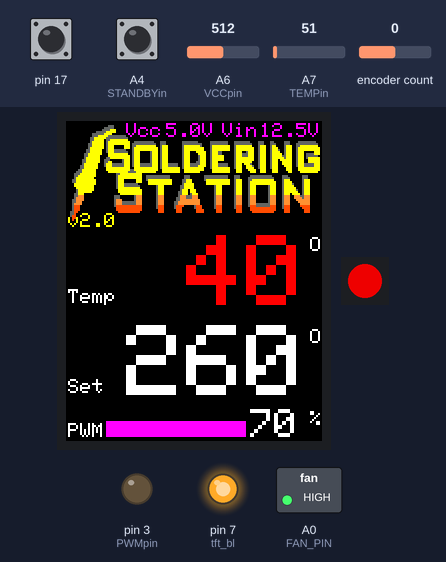
The sketch below on a simulated Arduino Pro Mini, built with avr-gcc and run on an emulated ATmega328P. On the bench: 128×160 colour display, 1 RGB LEDs in strip order, left to right, switched loads named in the sketch (green lamp = pin HIGH), output pins drawn as LEDs (lit = HIGH). Dashed ring = blinking. The test bench sets the inputs (shaded band); at power-on: A4 (STANDBYin) HIGH, pin 17 HIGH, encoder count 0, A7 (TEMPin) = 51, A6 (VCCpin) = 512. Dim RGB values are drawn brighter than linear; EEPROM starts erased; pins used as bus, display or sensor lines are not drawn.

Above: at 3.5 s.
3.6 s: A4 (STANDBYin) pulled LOW for 3.2 s
At 4.0 s:
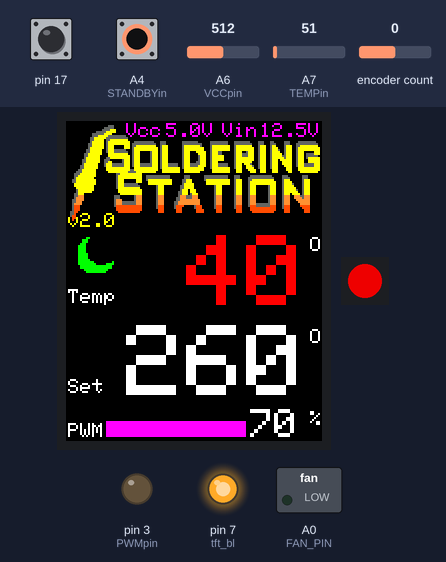
8.3 s: pin 17 pulled LOW for 0.15 s
9.0 s: pin 17 pulled LOW for 3.2 s
At 10.31 s:
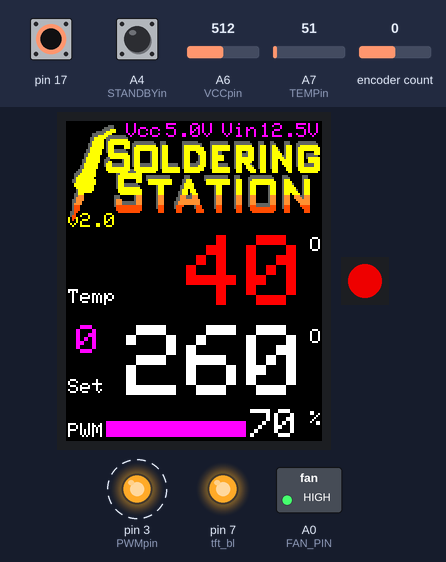
12.8 s: A4 (STANDBYin) pulled LOW for 0.15 s
At 13.9 s:
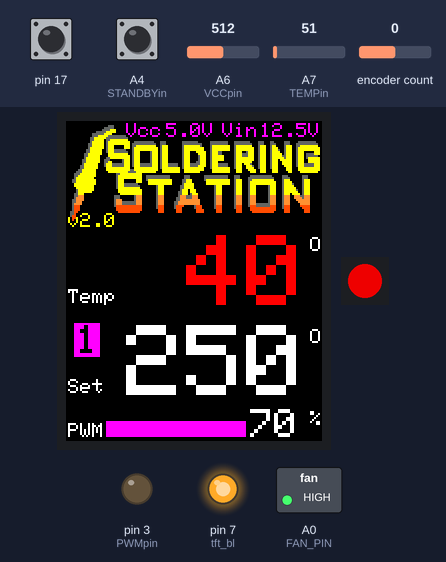
14.4 s: encoder count set to -1
At 15.4 s:
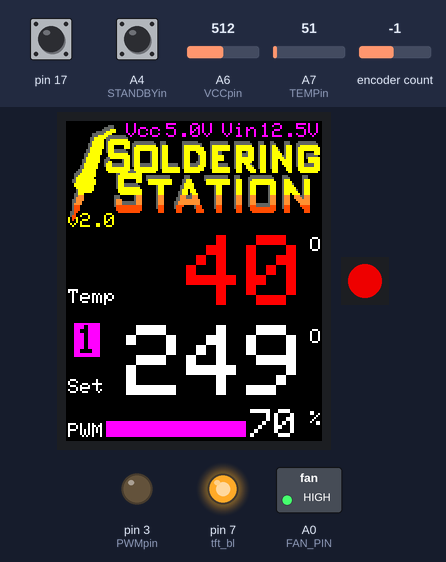
15.9 s: A7 (TEMPin) set to 47
At 16.9 s:
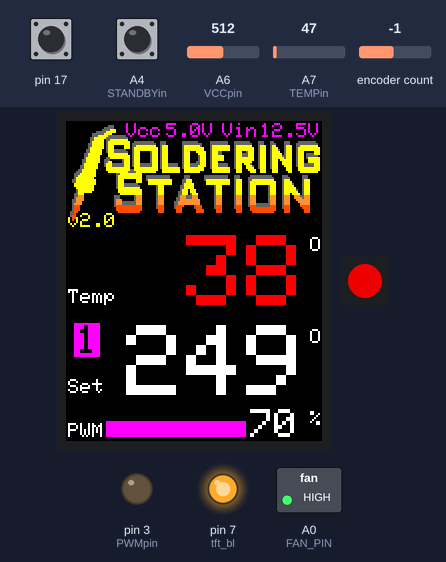
Timing chart, 0 to 18.4 s (numbered marks = the images above; inputs shaded):
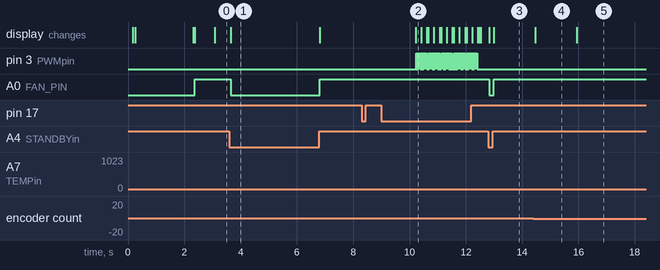

The sketch:

SolderStation.ino
```cpp
//*******************************//
// Soldering Station
// https://github.com/jlegen/Solderstation
// based on work from Matthias Wagner
// https://debugginglab.wordpress.com/2014/10/30/soldering-station/
// Modified by jleg99@gmail.com:
// - code cleanup
// - new shutdown mode
// - proper LED and Fan support
// - measure Vcc and Vin
//*******************************//

// tested on Arduino Pro mini with standard boot loader
// external libraries used are all available by using the IDE library mananger:
// TimerOne, ClickEncoder, FastLED, Adafruit_GFX, Adafruit_ST7735

// more Ideas:
// - replace pot by rotary encoder
// - enter menu with long click: show 3-4 temp. presets, shutdown temp, shutdown time
// - select presets with short lick (with little timeout/delay for skipping presets)
// - replace logo(s) (2-3 blue boxes on black with white text?) PCB-Background? + simpler tip in main screen?

// D12: Standby=0V, 5V = normal

//#define __PROG_TYPES_COMPAT__
#include <SPI.h>
#include <EEPROM.h>
#include <ClickEncoder.h>
#include <TimerOne.h>
#include <Adafruit_GFX.h>    // Core graphics library
#include <Adafruit_ST7735.h> // Hardware-specific library

#include "icons.h"
#include "stationLOGO.h"
#define ST7735_GREY 0x632C
#define BARCOLOR ST7735_MAGENTA
#define BARHEIGHT 8
#define BACKGROUND ST7735_BLACK

// experimenting with other display sizes
#define PIXELS_X 128
#define PIXELS_Y 160
#define SCALE_X (PIXELS_X/128)
#define SCALE_Y (PIXELS_Y/160)

#define VERSION "2.0"

// comment in/out to (de)activate
//#define DEBUG
#define INTRO
#define HAVE_LED  // control a WS2812 RGB LED
#define HAVE_FAN  // fan connected to FAN_PIN
#define HAVE_VOLT // also measure Vin - needs voltage divider: Vin <-22k-> VCCpin <-5.6k-> GND (max. 25V with this config)

//
// Pin assignments
//

//#define sclk  13 // Don't change
//#define mosi  11 // Don't change

#ifdef HAVE_LED
 #include <FastLED.h>
 #define NUM_LEDS 1
 #define LED_PIN 6    // Pin of WS2812
 #define BRIGHTNESS 200
 CRGB leds[NUM_LEDS];
#endif

#ifdef HAVE_FAN
 #define FAN_PIN A0   // Pin of fume fan
#endif

#ifdef HAVE_VOLT
 #define VCCpin A6  //Voltage divider pin for Vin
// volatile double v_in;
 double v_in = 0.0;
#endif

#define tft_bl   7  // TFT Backlight
#define tft_dc   9
#define tft_cs  10
#define tft_rst 12	// use 0 when unused (or wired to Arduino RST)

#define STANDBYin A4  // connect to tip stand
#define POTI   	A5
#define TEMPin 	A7
#define PWMpin 	3

#define CNTRL_GAIN      10 // default is 10
#define DELAY_MAIN_LOOP 0 // default is 10
#define DELAY_MEASURE 	50 // default is 50
#define ADC_TO_TEMP_GAIN 	0.53 // mit original Weller Station verglichen
#define ADC_TO_TEMP_OFFSET 13.0
//#define STANDBY_TEMP	  150  // decrease to this temp. when tip is in stand
//#define SHUTDOWN_TIME 300000 // set temp to 0 after these ms in stand
#define READ_INTVAL     1000 // intervall to measure voltages
#define EEPROM_ADDR 10  // start address for avr eeprom

#define OVER_SHOT 			2
#define MAX_PWM_LOW			180
#define MAX_PWM_HI			210		//254
#define MAX_TEMP				400		//400Grad C

#define r_button 17                //rotary encoder pushbutton, PB1
#define r_pha 16                   //rotary encoder phase A, PB2
#define r_phb 15                   //rotary encoder phase B, PB3

#define PWM_DIV 1024						//default: 64   31250/64 = 2ms

Adafruit_ST7735 tft = Adafruit_ST7735(tft_cs, tft_dc, tft_rst);
ClickEncoder Encoder(r_pha, r_phb, r_button, 1); // 2,3,4 = clicks per step (notches)


// state machine: modes
#define OP_NORMAL 0
#define OP_STANDBY 1
#define OP_SHUTDOWN 2

int op_state = -1;

int pwm = 0;             // pwm Out Val 0.. 255
int soll_temp = 260;
int LastPercent = 0;
unsigned long StbyMillis = 0;
unsigned long CurMillis;
unsigned long PrevMillis = 0;
bool is_error = false;
double vcc = 0.0;
int16_t encMovement;
int16_t encAbsolute;
//int16_t encLastAbsolute = -1;
namespace State {
  typedef enum SystemMode_e {
    None      = 0,
    Default   = (1<<0),
    Settings  = (1<<1),
    Edit      = (1<<2)
  } SystemMode;
};

uint8_t systemState = State::Default;
uint8_t previousSystemState = State::None;
//bool updateMenu = false;

// define parameter's index
#define STARTTEMP 0
#define STANDBYTEMP 5
#define SHUTDOWNTIME 4
uint16_t params[6] = {260, 250, 300, 350, 5, 150};
#define MAX_PRESETS 3 // how many temp. presets to store
uint8_t act_preset = 0;

void timerIsr()
{
  Encoder.service();
}

void access_eeprom(bool do_write = false) {
int i;
uint16_t eeadr = EEPROM_ADDR;
int len = sizeof(params) / sizeof(int16_t);
 for (i=0; i<len; i++) {
   if (do_write) {
    EEPROM.put(eeadr, params[i]);
   } else {
    EEPROM.get(eeadr, params[i]);
   }
   eeadr += sizeof(int16_t);
 }
}


void setup(void) {

#ifdef HAVE_LED
  FastLED.addLeds<WS2812B, LED_PIN, GRB>(leds, NUM_LEDS);
  FastLED.setBrightness(BRIGHTNESS);
  fill_solid( leds, NUM_LEDS, CRGB::White );
#endif

#ifdef HAVE_FAN
  pinMode(FAN_PIN, OUTPUT);
  digitalWrite(FAN_PIN, LOW);
#endif

  pinMode(tft_rst,OUTPUT);
  digitalWrite(tft_rst, HIGH);

  pinMode(tft_bl, OUTPUT);
  digitalWrite(tft_bl, LOW);

  pinMode(STANDBYin, INPUT_PULLUP);

  pinMode(PWMpin, OUTPUT);
  digitalWrite(PWMpin, LOW);
  setPwmFrequency(PWMpin, PWM_DIV);
  digitalWrite(PWMpin, LOW);

  SPI.setClockDivider(SPI_CLOCK_DIV2);  // 8MHz

  Timer1.initialize(1000);
  Timer1.attachInterrupt(timerIsr);
  Encoder.setAccelerationEnabled(true);

  tft.initR(INITR_BLACKTAB);
  tft.setRotation(0);	// 0 - Portrait, 1 - Landscape
  tft.setTextWrap(false);

#ifdef INTRO
  tft.fillScreen(ST7735_GREEN);
  tft.drawBitmap(0,0,splash,128,149,BACKGROUND);
  tft.fillRect(0,149,128,11,BACKGROUND); // image lacks some y width...
  tft.setTextSize(1);
  tft.setTextColor(ST7735_YELLOW);
  tft.setCursor(40,50);
  tft.print("AVR");
  tft.setCursor(40,60);
  tft.print("Soldering");
  tft.setCursor(40,70);
  tft.print("Station");
  tft.setCursor(40,80);
  tft.print("V");
  tft.print(VERSION);

  //Backlight on
  digitalWrite(tft_bl, HIGH);

  ClickEncoder::Button b = Encoder.getButton(); // check button on startup - force write defaults to eeprom
  uint16_t eetest;
  EEPROM.get(EEPROM_ADDR, eetest);
  access_eeprom(eetest < 10 || eetest > 400 || (b != ClickEncoder::Open)); // read conf from eeprom, or write defaults

#ifdef DEBUG
  Serial.begin(56700);
  Serial.print(F("SolderStation V "));
  Serial.println(VERSION);
  Serial.print(F("EEProm Standby Temp.: "));
  Serial.println(params[STANDBYTEMP]);
  Serial.print(F("EEProm Shutdown Time: "));
  Serial.println(params[SHUTDOWNTIME]);
  Serial.print(F("EEProm Prog Temp 1: "));
  Serial.println(params[1]);
  Serial.print(F("EEProm Prog Temp 2: "));
  Serial.println(params[2]);
  Serial.print(F("EEProm Prog Temp 3: "));
  Serial.println(params[3]);
  Serial.print(F("Display scale factor X: "));
  Serial.println(SCALE_X);
  Serial.print(F("Display scale factor Y: "));
  Serial.println(SCALE_Y);
 #ifdef HAVE_LED
   Serial.print(F("WS2812 LED activated Pin: "));
   Serial.println(LED_PIN);
 #endif
 #ifdef HAVE_FAN
   Serial.print(F("FAN activated Pin: "));
   Serial.println(FAN_PIN);
 #endif
#endif

	delay(2000);
#endif

  //Print station Logo
  tft.fillScreen(BACKGROUND);
  tft.drawBitmap(2,1,stationLOGO1,124,47,ST7735_GREY);
  tft.drawBitmap(3,3,stationLOGO1,124,47,ST7735_YELLOW);
  tft.drawBitmap(3,3,stationLOGO2,124,47,tft.Color565(254,147,52));
  tft.drawBitmap(3,3,stationLOGO3,124,47,tft.Color565(255,78,0));

#ifndef INTRO
  //Backlight on
  digitalWrite(tft_bl, HIGH);
#endif

  tft.setTextSize(1);
  tft.setTextColor(ST7735_YELLOW);
  tft.setCursor(1,46);
  tft.print("v");
  tft.print(VERSION);

  tft.setTextColor(ST7735_WHITE);

  tft.setCursor(1,84);
  tft.print("Temp");

  tft.setCursor(1,129);
  tft.print("Set");

  tft.setCursor(1,151);
  tft.print("PWM");

  tft.setCursor(122,58);
  tft.print("O");
  tft.setCursor(122,104);
  tft.print("O");
  tft.setCursor(122,145);
  tft.print("%");
}

void loop() {
int soll_temp_tmp;

  CurMillis = millis();

  // handle encoder
  encMovement = Encoder.getValue();
  if (encMovement) {
    encAbsolute += encMovement;
    switch (systemState) {
      case State::Settings:
        break;

      // scroll through data to show
      case State::Default:
       if ((encMovement > 0 && soll_temp < MAX_TEMP) || (encMovement < 0 && soll_temp >  0)) soll_temp += encMovement;
       if (soll_temp < 0) soll_temp = 0;
       if (soll_temp > MAX_TEMP) soll_temp = MAX_TEMP;
      break;
    }
  }

  // handle button
  switch (Encoder.getButton()) {
    case ClickEncoder::Clicked:
      switch (systemState) {
        case State::Settings:
          break;

        // exit show data mode
        case State::Default:
          if (act_preset < MAX_PRESETS) {
            act_preset++;
          } else {
            act_preset = 0; // 0 = start/default preset
          }
          soll_temp = params[act_preset];
          tft_show_preset(act_preset, false);
          break;

        // save value
        case State::Edit:
          break;
      }
      break;

    case ClickEncoder::DoubleClicked:
      break;

    case ClickEncoder::Held:
      params[act_preset] = soll_temp;
      tft_show_preset(act_preset, true);
      break;
  }


  int actual_temperature = getTemperature();

  if (digitalRead(STANDBYin) == true) { // tip not in stand
    if (op_state != OP_NORMAL) {
      op_state = OP_NORMAL;
      #ifdef HAVE_FAN
        digitalWrite(FAN_PIN, true);
         #ifdef DEBUG
            Serial.println(F("FAN switched on."));
         #endif
      #endif
      tft.fillRect(5, 57 , 20, 22, BACKGROUND); // erase icon
    }
  } else {   // tip in stand
    if (op_state == OP_NORMAL || op_state == -1) {
     op_state = OP_STANDBY;
     #ifdef HAVE_FAN
        digitalWrite(FAN_PIN, false);
        #ifdef DEBUG
           Serial.println(F("FAN switched off."));
        #endif
     #endif
     StbyMillis = CurMillis; //start timer
     tft.drawBitmap(5,57,sb_icon,20,20,ST7735_GREEN);
    } else if (op_state == OP_STANDBY && ((CurMillis - StbyMillis) >= (params[SHUTDOWNTIME] * 60L * 1000L))) {
     op_state = OP_SHUTDOWN;
     tft.fillRect(5, 57 , 20, 22, BACKGROUND);
     tft.drawBitmap(5,57,shut_icon,20,22,ST7735_BLUE);
    }
  }

  switch (op_state) {
    case OP_NORMAL:
      soll_temp_tmp = soll_temp;
    break;
    case OP_STANDBY:
      soll_temp_tmp = soll_temp >= params[STANDBYTEMP] ? params[STANDBYTEMP] : soll_temp;
    break;
    case OP_SHUTDOWN:
      soll_temp_tmp = 0;
    break;
  }

#ifdef DEBUG
  Serial.print(F("Status:    "));
  Serial.println(op_state);
  Serial.print(F("Encoder:   "));
  Serial.println(encAbsolute);
  Serial.print(F("Temp Soll: "));
  Serial.println(soll_temp);
  Serial.print(F("Temp Akt.: "));
  Serial.println(actual_temperature);
  Serial.print(F("soll_tmp:  "));
  Serial.println(soll_temp_tmp );
  Serial.print(F("Volt INT:  "));
  Serial.println(CurMillis % READ_INTVAL);
  if (op_state == OP_STANDBY) {
    Serial.print(F("Standby time: "));
    Serial.println((long)(CurMillis - StbyMillis)/1000);
  }
#endif

	int diff = (soll_temp_tmp + OVER_SHOT)- actual_temperature;
	pwm = diff * CNTRL_GAIN;

#ifdef DEBUG
  Serial.print(F("diff: "));
  Serial.println(diff );
  Serial.print(F("pwm:  "));
  Serial.println(pwm );
  Serial.println(F("########################################################"));
#endif

	int MAX_PWM;

	//Set max heating Power
	MAX_PWM = actual_temperature <= params[STANDBYTEMP] ? MAX_PWM_LOW : MAX_PWM_HI;

	//8 Bit Range
	pwm = pwm > MAX_PWM ? pwm = MAX_PWM : pwm < 0 ? pwm = 0 : pwm;

  // tip removed?
	if (actual_temperature > 540){
		pwm = 0;
		actual_temperature = 0;
    if (!is_error) tft_message("Tip!", true);
    is_error = true;
	} else if (is_error){
    tft_message("Tip!", false);
    is_error = false;
  }

	analogWrite(PWMpin, pwm);

  writeHEATING(soll_temp, actual_temperature, pwm);

#ifdef HAVE_LED
	//update LED
	FastLED.show();
#endif

  if ((CurMillis % READ_INTVAL) < 50) {
    if (read_voltage()) print_voltage();
  }
	delay(DELAY_MAIN_LOOP);
}


int getTemperature()
{
	analogWrite(PWMpin, 0);		//switch off heater
	delay(DELAY_MEASURE);			//wait for some time (to get low pass filter in steady state)
	int adcValue = analogRead(TEMPin); // read the input on analog pin
#ifdef DEBUG
	Serial.print(F("ADC Value "));
	Serial.println(adcValue);
#endif
	analogWrite(PWMpin, pwm);	//switch heater back to last value
	return round(((float) adcValue)*ADC_TO_TEMP_GAIN+ADC_TO_TEMP_OFFSET); //apply linear conversion to actual temperature
}

void writeHEATING(int tempSOLL, int tempVAL, int pwmVAL){
	static int d_tempSOLL = 0;		//Tiefpass für Anzeige (2 f. Potizittern)
	static int tempSOLL_OLD = 	10;
	static int tempVAL_OLD	= 	10;
	static int pwmVAL_OLD	= 	10;
  static int col;

	pwmVAL = map(pwmVAL, 0, 254, 0, 100);

	tft.setTextSize(5);

	if (tempVAL_OLD != tempVAL){
		int tempDIV = round(float(tempSOLL - tempVAL)*8.5);
		tempDIV = tempDIV > 254 ? tempDIV = 254 : tempDIV < 0 ? tempDIV = 0 : tempDIV;

    switch (op_state) {
      case OP_NORMAL:
        col = tft.Color565(tempDIV, 255-tempDIV, 0);
        #ifdef HAVE_LED
          fill_solid( leds, NUM_LEDS, CRGB( tempDIV, 255-tempDIV, 0) );
        #endif
      break;
      case OP_STANDBY:
        col = ST7735_CYAN;
        #ifdef HAVE_LED
          fill_solid( leds, NUM_LEDS, CRGB::Cyan );
        #endif
      break;
      case OP_SHUTDOWN:
        col = ST7735_BLUE;
        #ifdef HAVE_LED
          fill_solid( leds, NUM_LEDS, CRGB::Blue );
        #endif
      break;
    }
		tft_print(tempVAL_OLD, tempVAL, 30, 57, col);
		tempVAL_OLD = tempVAL;
	}

	if ((tempSOLL_OLD+d_tempSOLL < tempSOLL) || (tempSOLL_OLD-d_tempSOLL > tempSOLL)){
    tft_print(tempSOLL_OLD, tempSOLL, 30, 102, ST7735_WHITE);
		tempSOLL_OLD = tempSOLL;
	}

	if (pwmVAL_OLD != pwmVAL){
    drawPWMBar(pwmVAL);
    tft.setTextSize(2);
    tft_print(pwmVAL_OLD, pwmVAL, 80, 144, ST7735_WHITE);

		pwmVAL_OLD = pwmVAL;
	}
}

// display current preset
void tft_show_preset(uint8_t preset, bool new_preset) {
  tft.setTextSize(2);
  if (new_preset) {
    tft.drawRect(4,101,13,17,BACKGROUND);
    tft.drawChar(5,102,(char)preset+48, ST7735_MAGENTA, BACKGROUND, 2);
    delay(200);
    tft.drawChar(5,102,(char)preset+48,BACKGROUND, ST7735_MAGENTA, 2);
    delay(200);
    access_eeprom(true); // write changed values
  }
  tft.drawRect(4,101,13,17,ST7735_MAGENTA);
  tft.drawChar(5,102,(char)preset+48,BACKGROUND, ST7735_MAGENTA, 2);
}

// print formatted numbers on tft
void tft_print(int oldval, int newval, int x, int y, uint16_t col) {
  if (oldval != newval) {
    tft.setCursor(x,y);
    tft.setTextColor(BACKGROUND);
    if ((oldval/100) != (newval/100)) {
      tft.print(oldval/100);
    } else {
      tft.print(" ");
    }
    if ((oldval/10)%10 != (newval/10)%10) {
      tft.print((oldval/10)%10);
    } else {
      tft.print(" ");
    }
    if ((oldval%10) != (newval%10)) {
      tft.print(oldval%10);
    }

    /*
    //tft.print((oldval/100) != (newval/100) ? (char*)(oldval/100) : " ");
    //tft.print(((oldval/10)%10) != ((newval/10)%10) ? (char*)((oldval/10)%10) : " ");
    //tft.print((oldval%10) != (newval%10) ? (char*)(oldval%10) : " ");
    */
  }

  tft.setCursor(x,y);
  tft.setTextColor(col);
  tft.print(newval < 10 ? "  " : (newval < 100) ? " " : "");
  tft.print(newval);
}

// display error/alert icon with short message
void tft_message(char* msg, bool dowrite) {
  if (dowrite) {
    tft.drawBitmap(26, 56, alert_icon, 20, 20, tft.Color565(255,0,90));
    tft.setTextColor(ST7735_RED);
  } else {
    tft.fillRect(26,56,20,20,BACKGROUND);
    tft.setTextColor(BACKGROUND,BACKGROUND);
  }
  tft.setTextSize(1);
  tft.setCursor(48,55);
  tft.print(msg);
}

// draw horizonal bar for PWM value
void drawPWMBar (int nPer){
  if(nPer < LastPercent){
    // erase only diff bar
    tft.fillRect(20 + nPer , PIXELS_Y - BARHEIGHT - 2 , LastPercent - nPer, BARHEIGHT, BACKGROUND); //x,y,width,height,color
  }
  else{
    tft.fillRect(20 , PIXELS_Y - BARHEIGHT - 2, nPer, BARHEIGHT, BARCOLOR);
  }
  LastPercent = nPer;
}

void setPwmFrequency(int pin, int divisor) {
	byte mode;
	if(pin == 5 || pin == 6 || pin == 9 || pin == 10) {
		switch(divisor) {
			case 1: 		mode = 0x01; break;
			case 8: 		mode = 0x02; break;
			case 64: 		mode = 0x03; break;
			case 256: 	mode = 0x04; break;
			case 1024: 	mode = 0x05; break;
			default: return;
		}

		if(pin == 5 || pin == 6) {
			TCCR0B = TCCR0B & 0b11111000 | mode;
		} else {
			TCCR1B = TCCR1B & 0b11111000 | mode;
		}
	} else if(pin == 3 || pin == 11) {
		switch(divisor) {
			case 1: 		mode = 0x01; break;
			case 8: 		mode = 0x02; break;
			case 32: 		mode = 0x03; break;
			case 64: 		mode = 0x04; break;
			case 128: 	mode = 0x05; break;
			case 256: 	mode = 0x06; break;
			case 1024: 	mode = 0x07; break;
			default: return;
		}

		TCCR2B = TCCR2B & 0b11111000 | mode;
	}
}

#ifdef HAVE_VOLT
double measureVoltage(void) {
unsigned int ADCValue;
  analogRead(VCCpin); // settle ADC
  ADCValue = analogRead(VCCpin);
  return ADCValue * (25 / 1023.0); // range: max. 25V
}
#endif

double readVcc() {
  // Read 1.1V reference against AVcc
  // set the reference to Vcc and the measurement to the internal 1.1V reference
  #if defined(__AVR_ATmega32U4__) || defined(__AVR_ATmega1280__) || defined(__AVR_ATmega2560__)
    ADMUX = _BV(REFS0) | _BV(MUX4) | _BV(MUX3) | _BV(MUX2) | _BV(MUX1);
  #elif defined (__AVR_ATtiny24__) || defined(__AVR_ATtiny44__) || defined(__AVR_ATtiny84__)
     ADMUX = _BV(MUX5) | _BV(MUX0) ;
  #else
    ADMUX = _BV(REFS0) | _BV(MUX3) | _BV(MUX2) | _BV(MUX1);
  #endif

  delay(2);                        // Wait for Vref to settle
  ADCSRA |= _BV(ADSC);             // Start conversion
  while (bit_is_set(ADCSRA,ADSC)); // measuring
  uint8_t low  = ADCL; // must read ADCL first - it then locks ADCH
  uint8_t high = ADCH; // unlocks both
  long result = (high<<8) | low;
  result = 1125300L / result; // Calculate Vcc (in mV); 1125300 = 1.1*1023*1000
  return result/1000.0;       // Vcc in volts
}

void print_voltage() {
  tft.setTextSize(1);
  tft.fillRect(50,1,18,8,BACKGROUND);
  tft.setTextColor(ST7735_MAGENTA);
  tft.setCursor(30,1);
  tft.print("Vcc ");
  tft.setCursor(50,1);
  tft.print(vcc,1);
  tft.print("V");
  #ifdef DEBUG
    Serial.print(F("*********************** Vcc: "));
    Serial.println(vcc,2);
  #endif

#ifdef HAVE_VOLT
  tft.fillRect(97,1,24,8,BACKGROUND);
  tft.setCursor(78,1);
  tft.print("Vin ");
  tft.setCursor(97,1);
  tft.print(v_in,1);
  tft.print("V");
  #ifdef DEBUG
    Serial.print(F("*********************** Vin: "));
    Serial.println(v_in,2);
  #endif
#endif
}

// read voltages
bool read_voltage() {
  bool volt_changed;
  double last_val1 = vcc;
  vcc = readVcc();
  volt_changed = ((int)(last_val1*10) != (int)(vcc*10)); // only check 1 decimal
#ifdef HAVE_VOLT
  double last_val2 = v_in;
  v_in = measureVoltage();
  volt_changed = volt_changed || ((int)(last_val2*10) != (int)(v_in*10));
#endif
  return volt_changed;
}
```

Source omitted: icons.h (data table, 15132 bytes), stationLOGO.h (10121 bytes)

Measured:
- after the input at 3.6 s, A0 (FAN_PIN): HIGH → LOW after 0.05 s, → HIGH 3.2 s later; the display: changes after 0.05 s (image 1)
- after the input at 8.3 s, every drawn part: stays the same
- after the input at 9.0 s, pin 3 (PWMpin): alternates HIGH for 0.02 s and LOW for 0.01 s, 126 changes in all, then stays LOW, starting after 1.2 s; the display: changes after 1.2 s (image 2)
- after the input at 12.8 s, A0 (FAN_PIN): HIGH → LOW at once, → HIGH 0.15 s later; the display: first changes at once (image 3 shows a later state)
- after the input at 14.4 s, the display: changes after 0.07 s (image 4)
- after the input at 15.9 s, the display: changes after 0.05 s (image 5)
